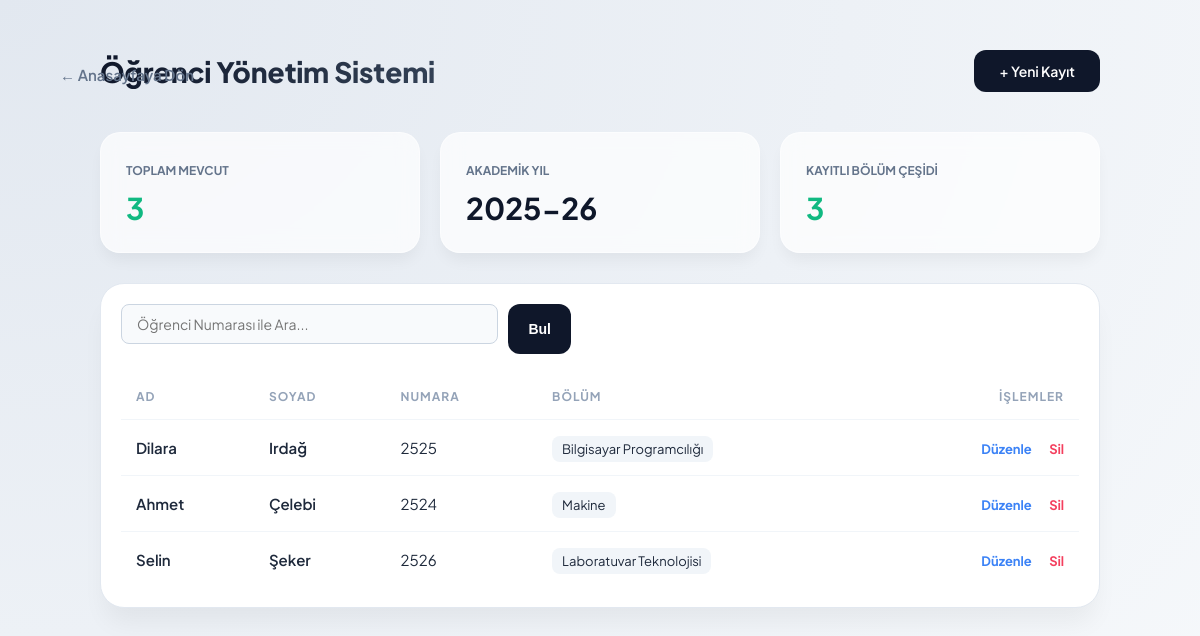
Page /liste.php (signed in) on the committed database.
### tables this page shows
CREATE TABLE `students` (
  `ID` int(11) NOT NULL,
  `ad` varchar(255) DEFAULT NULL,
  `soyad` varchar(255) DEFAULT NULL,
  `ogrenci_no` varchar(20) NOT NULL,
  `bolum` varchar(100) NOT NULL
);

### liste.php (the view, shortened to what this page needs)
<?php
include("db.php");
?>
<!DOCTYPE html>
<html lang="tr">
<head>
    <link rel="stylesheet" href="style.css">
</head>
<body>
<a href="index.php" class="btn-cancel" style="position: absolute; left: 50px; top: 55px; font-size: 15px; padding: 10px;">← Anasayfaya Dön</a>
<div class="app-container">
    <div class="header-section">
        <h1>Öğrenci Yönetim Sistemi</h1>
        <a href="ekle.php" class="btn-primary">+ Yeni Kayıt</a>
    </div>
    <?php
    $sorgu = $baglanti->query("SELECT COUNT(*) as toplam FROM students");
    $sonuc = $sorgu->fetch_assoc();
    $bolum_sorgu = $baglanti->query("SELECT COUNT(DISTINCT bolum) as toplam_bolum FROM students");
    $bolum_sonuc = $bolum_sorgu->fetch_assoc();
    ?>
    <div class="stats-grid">
        <div class="stat-card">
            <span>Toplam Mevcut</span>
            <h2><?= $sonuc['toplam'] ?></h2>
        </div>
        <div class="stat-card">
            <span>Akademik Yıl</span>
            <h2 style="color: #0f172a;">2025-26</h2>
        </div>
        <div class="stat-card">
            <span>Kayıtlı Bölüm Çeşidi</span>
            <h2><?= $bolum_sonuc['toplam_bolum'] ?></h2>
        </div>
    </div>
    <div class="main-card">
        <div style="margin-bottom: 20px; display: flex; justify-content: flex-start;">
            <form method="GET" action="liste.php" style="display: flex; gap: 10px; width: 100%; max-width: 450px;">
                <input type="text" name="ara" placeholder="Öğrenci Numarası ile Ara..." style="flex: 1; padding: 10px 15px; border: 1px solid #cbd5e1; border-radius: 8px; outline: none; font-size: 14px; color: #1e293b;" value="<?= isset($_GET['ara']) ? htmlspecialchars($_GET['ara']) : '' ?>">
                <button type="submit" class="btn-primary" style="padding: 10px 20px; font-size: 14px;">Bul</button>
            </form>
        </div>
        <table style="width: 100%; border-collapse: collapse;">
            <thead>
                <tr>
                    <th>AD</th>
                    <th>SOYAD</th>
                    <th>NUMARA</th>
                    <th>BÖLÜM</th>
                    <th style="text-align: right;">İŞLEMLER</th>
                </tr>
            </thead>
            <tbody>
                <?php
                if (isset($_GET['ara']) && !empty(trim($_GET['ara']))) {
                    $aranan_numara = $baglanti->real_escape_string(trim($_GET['ara']));
                    $result = $baglanti->query("SELECT * FROM students WHERE ogrenci_no = '$aranan_numara'");
                } else {
                    $result = $baglanti->query("SELECT * FROM students");
                }
                if ($result->num_rows > 0) {
                    while($row = $result->fetch_assoc()){
                ?>
                <tr>
                    <td style="font-weight: 600;"><?= $row['ad'] ?></td>
                    <td style="font-weight: 600;"><?= $row['soyad'] ?></td>
                    <td><?= $row['ogrenci_no'] ?></td>
                    <td><span style="background: #f1f5f9; padding: 5px 10px; border-radius: 8px; font-size: 13px;"><?= $row['bolum'] ?></span></td>
                    <td class="action-links" style="text-align: right;">
                        <a href="guncelle.php?id=<?= $row['ID'] ?>" class="edit">Düzenle</a>
                        <a href="#" class="delete" onclick="openDeleteModal('sil.php?id=<?= $row['ID'] ?>'); return false;">Sil</a>
                    </td>
                </tr>
                <?php
                    }
                } else {
                    echo "<tr><td colspan='5' style='text-align: center; padding: 30px; color: #64748b;'>Aradığınız numaraya ait öğrenci bulunamadı.</td></tr>";
                }
                ?>
            </tbody>
        </table>
    </div>
</div>
</body>
</html>

### style.css (style rules this page uses)
body { font-family: 'Plus Jakarta Sans', sans-serif; background: radial-gradient(at top left, #e2e8f0, #f8fafc); margin: 0; padding: 50px 20px; color: #1e293b; min-height: 100vh; }
.app-container { max-width: 1000px; margin: 0 auto; }
.header-section { display: flex; justify-content: space-between; align-items: center; margin-bottom: 40px; }
.header-section h1 { font-size: 28px; font-weight: 800; margin: 0; background: linear-gradient(to right, #0f172a, #334155); -webkit-background-clip: text; -webkit-text-fill-color: transparent; }
.stats-grid { display: grid; grid-template-columns: repeat(3, 1fr); gap: 20px; margin-bottom: 30px; }
.stat-card { background: rgba(255, 255, 255, 0.7); backdrop-filter: blur(10px); padding: 25px; border-radius: 20px; border: 1px solid rgba(255, 255, 255, 0.5); box-shadow: 0 10px 15px -3px rgba(0, 0, 0, 0.05); }
.stat-card span { font-size: 12px; font-weight: 700; color: #64748b; text-transform: uppercase; }
.stat-card h2 { margin: 10px 0 0 0; font-size: 30px; color: #10b981; }
.main-card { background: white; border-radius: 24px; box-shadow: 0 20px 25px -5px rgba(0, 0, 0, 0.05); padding: 20px; border: 1px solid #e2e8f0; }
table { width: 100%; border-collapse: collapse; }
th { text-align: left; padding: 15px; color: #94a3b8; font-size: 12px; text-transform: uppercase; letter-spacing: 1px; }
td { padding: 18px 15px; border-top: 1px solid #f1f5f9; font-size: 15px; }
input { width: 100%; padding: 14px 18px; border: 1.5px solid #e2e8f0; border-radius: 14px; font-family: inherit; font-size: 15px; background: #f8fafc; box-sizing: border-box; transition: 0.3s; margin-bottom: 10px; }
.btn-primary, .btn-save, button { background: #0f172a; color: white; padding: 12px 25px; border-radius: 12px; border: none; text-decoration: none; font-weight: 600; font-size: 14px; cursor: pointer; transition: 0.3s; display: inline-block; }
.btn-save, button { width: 100%; }
.btn-primary { width: auto; }
.btn-cancel { display: inline-block; text-align: center; text-decoration: none !important; color: #64748b !important; font-size: 14px; font-weight: 600; transition: 0.3s; }
.action-links a { text-decoration: none; font-weight: 700; font-size: 13px; margin-left: 15px; }
.edit { color: #3b82f6; }
.delete { color: #f43f5e; }

### rows in the picture
students: ad "Dilara", soyad "Irdağ", ogrenci_no "2525", bolum "Bilgisayar Programcılığı"
students: ad "Ahmet", soyad "Çelebi", ogrenci_no "2524", bolum "Makine"
students: ad "Selin", soyad "Şeker", ogrenci_no "2526", bolum "Laboratuvar Teknolojisi"

### other values in the picture
$sonuc['toplam'] "3"
$bolum_sonuc['toplam_bolum'] "3"
